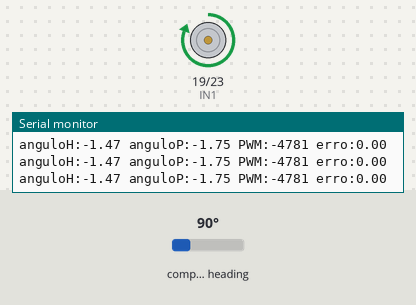
This sketch was run on a simulated ESP32. Shown: motor-driver pin pairs drawn as motors (green arrow = first pin HIGH = forward, orange = second pin HIGH = backward, longer = more drive, scaled by the enable pin), the last lines printed to the serial monitor. Wiring (inferred from the names in the program): AS5600 angle sensor at I2C address 0x36. The inputs (shaded band) are chosen by the test bench; at power-on: compass heading 90°.

Above: at 1.2 s.
1.3 s: compass heading set to 60°
2.8 s: compass heading set to 51°
At 4.0 s:
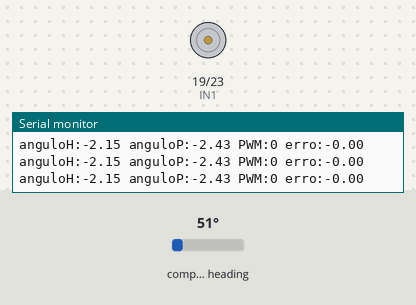
4.3 s: compass heading set to 90°
At 5.1 s:
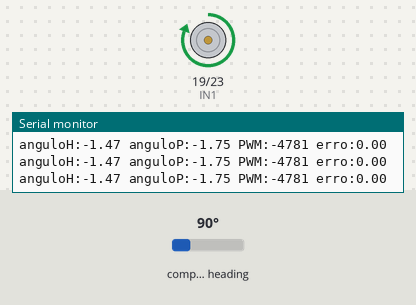
5.8 s: compass heading set to 180°
At 5.9 s:
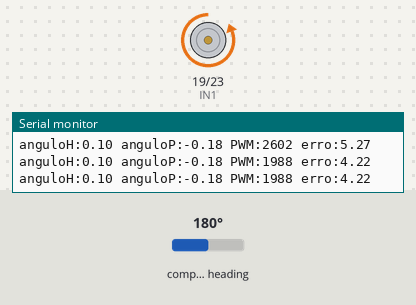
7.5 s: compass heading set to 7°
At 8.3 s:
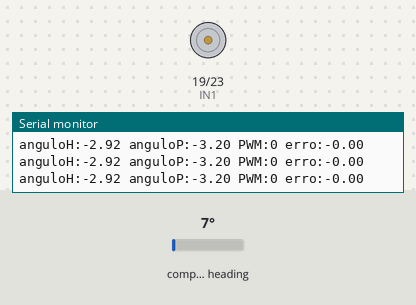
Timing chart, 0 to 10.0 s (numbered marks = the images above; inputs shaded):
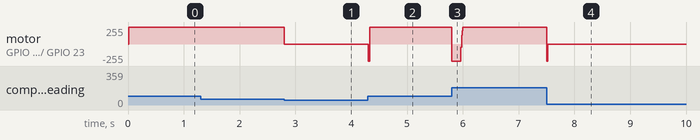

Measured:
- the behaviour switches between 54 and 53° on compass heading (found by bisection; images 0 and 1)
- after the input at 2.8 s, motor on GPIO 19 (IN1) / GPIO 23 (IN2): forward 255/255 → stopped at once
- after the input at 4.3 s, motor on GPIO 19 (IN1) / GPIO 23 (IN2): stopped → forward 255/255 at once
- after the input at 5.8 s, motor on GPIO 19 (IN1) / GPIO 23 (IN2): forward 255/255 → backward 255/255 at once, → forward 255/255 0.16 s later
- after the input at 7.5 s, motor on GPIO 19 (IN1) / GPIO 23 (IN2): forward 255/255 → stopped at once

The sketch:

PenduloCode.ino
```cpp
#include<Wire.h>
#include<L298N.h>


//Definições________________________________________________________
constexpr int8_t ENA = 18;  //Controla velocidade motor via PWM
constexpr int8_t IN1 = 19;    //Controla direção do motor
constexpr int8_t IN2 = 23;    //Controla direção do motor
constexpr float Pi = 3.14159f;
constexpr int16_t frequencia = 5000; //frequencia do PWM
constexpr int8_t resolucao = 8; // PWM vai de 0 a 255
constexpr int8_t AS5600_ENDERECO = 0x36;//Endereço padrão do Sensor
constexpr int REG_HIGH = 0x0E;//Endereço do Reg com bit mais signif
constexpr int REG_LOW = 0x0F;//Endereço do Reg com bit menos signif
constexpr float_t KP=40; // Ganho Proporcional
constexpr float_t KI=0; // Ganho Integrador
constexpr float_t KD=0; // Ganho Derivativo
constexpr float_t anguloMaxHorario = -2.10f; // Ang max quando dir = 1
constexpr float_t anguloMaxAntiHorario = 2.4f;// Ang max quando dir = 2;
constexpr float_t setPoint = 0; //angulo em que o pendulo deve ficar equilibrado
constexpr float_t k1 = 3.0f;
constexpr float_t k2 = 4.4f;
constexpr float_t k3 = 88.60f;
constexpr float_t k4 = 15.0f;
//constexpr float_t C1 = 0; // constante  dada por (Resistencia de Armadura(Ra)/Constante do torque(kt))que multiplica o torque
//constexpr float_t C2 = 1; // constante dada por [(constanteElétrica(kv)/constante do torque(kt)] que multiplica a velocidade angular do motor. acho que são iguais, então C2=1
constexpr float_t V2Pgain = 30.0f; //valor que converte 0V-5V em 0 - 255
constexpr float_t margemEquilibrio = 0.5;
constexpr float_t filtro_alfa = 0.20f;//Constante do Filtro Passa-Baixas das velocidades
constexpr float_t TS = 10;
constexpr float_t dt = TS/1000;
constexpr float_t margemSwingUp = 0.5f;


//Declaração de variáveis__________________________________________
int16_t PWM;// guarda o pwm que será enviado a ponteH
float_t anguloHaste;//Guarda ângulo da haste
float_t anguloPendulo;//Guarda ângulo do pêndulo
float_t anguloHasteAnterior;//Guarda ângulo da haste
float_t anguloPenduloAnterior;//Guarda ângulo do pêndulo
float_t vHaste;//Guarda velocidade filtrada da haste
float_t vPendulo;//Guarda velocidade filtrada do pêndulo
float_t vHasteBruta;
float_t vPenduloBruta;
float_t erro;
float_t ultimoErro;
float_t integrador;
float_t derivativo;
float_t torque;


float_t tempo;
unsigned long ultimoTempo;
TwoWire sensorHaste = TwoWire(0);
TwoWire sensorPendulo = TwoWire(1);


//Funções para ler dados dos Sensores ______________________________
float lerAngulo(TwoWire& sensor)
{
  sensor.beginTransmission(AS5600_ENDERECO);
  sensor.write(REG_HIGH);

  if(sensor.endTransmission() != 0)
  {
    Serial.println("Erro de comunicacao com AS5600");
  return 10.0f;
  }

  sensor.requestFrom(AS5600_ENDERECO,2);
  if(sensor.available()>=2)
  {
    byte highByte=sensor.read();
    byte lowByte=sensor.read();
    int angulo = ((highByte & 0x0F) << 8)| lowByte;
    return ((angulo*2*Pi)/4096.0f);
  }
  return 10.0f;
}


//CALCULAR E FILTRAR VELOCIDADES_______________________________________________________
inline void calcularVelocidades()
{

  vHasteBruta = (anguloHaste - anguloHasteAnterior)/dt;
  vPenduloBruta = (anguloPendulo - anguloPenduloAnterior)/dt;


  anguloHasteAnterior = anguloHaste;
  anguloPenduloAnterior = anguloPendulo;


  vHaste = (filtro_alfa*vHasteBruta)+((1.0f - filtro_alfa)*vHaste);
  vPendulo = (filtro_alfa*vPenduloBruta)+((1.0f - filtro_alfa)*vPendulo);

}


//ATUAÇÃO DO MOTOR______________________________________________
inline void atuarMotor()
{
  //define a direção
  if(PWM<0)
  {
    digitalWrite(IN1,HIGH);
    digitalWrite(IN2,LOW);
  }else if(PWM > 0)
  {
    digitalWrite(IN1,LOW);
    digitalWrite(IN2,HIGH);
  }else
  {
    digitalWrite(IN1,LOW);
    digitalWrite(IN2,LOW);
  }

  ledcWrite(ENA,abs(PWM)); // aplica o PWM na PonteH
}


//Função de segurança_______________________________________________
inline void seguranca()
{
  if(PWM<0 && anguloHaste <= (anguloMaxHorario))
  {
    PWM = 0;
  }else if(PWM>0 && anguloHaste >= (anguloMaxAntiHorario))
  {
    PWM = 0;
  }
  if(anguloHaste==6.96f)
  {
    PWM = 0;
  }
}


/*
inline void PenduloToCentro()
{
  if(anguloHaste>0)
  {
    do
    {
      PWM = -180;
      atuarMotor();
    }while(anguloHaste>0);
    return;
  }
  if(anguloHaste<0)
  {
    do
    {
      PWM = 180;
      atuarMotor();
    }while(anguloHaste<0);
    return;
  }
}


//Função de Controle PID____________________________________________
inline void PID()
{
    erro = anguloPendulo;
    integrador += erro * dt;
    derivativo = ((erro-ultimoErro)/dt);
    ultimoErro = erro;
    PWM = (int)((KP*erro + KI*integrador + KD*derivativo)*51);
}
*/


//Função SwingUP______________________________________________________
inline void swingUP()
{
 	//Implementar Lógica Swing Up
}


//Função LQR__________________________________________________________
inline void LQR()
{
      calcularVelocidades();
      torque=(k1*anguloHaste + k2*vHaste + k3*anguloPendulo + k4*vPendulo);
      PWM = torque*V2Pgain;
      //PWM = (torque*C1-vHaste*C2)*V2Pgain;

}


//SETUP_________________________________________________________
void setup()
{
  //Inicializando comunicação Serial
  Serial.begin(115200);
  //Inicialização de pinos
  pinMode(IN1,OUTPUT);
  pinMode(IN2,OUTPUT);
  ledcAttach(ENA,frequencia,resolucao);// Habilita o pino ENA como pino PWM e configura o PWM
  //Inicialização AS5600
  sensorHaste.begin(21,22);
  sensorPendulo.begin(25,26);
  PWM = 0;
  ultimoTempo = 0;
  ultimoErro = 0;
  integrador = 0;
  atuarMotor();
  anguloHaste = lerAngulo(sensorHaste)-3.04;
  anguloPendulo = lerAngulo(sensorPendulo)-3.32f;
  anguloHasteAnterior = anguloHaste;
  anguloPenduloAnterior = anguloPendulo;
  vHaste = 0;
  vPendulo = 0;
}


//LOOP__________________________________________________________
void loop()
{

  anguloHaste = lerAngulo(sensorHaste)-3.04;
  anguloPendulo = lerAngulo(sensorPendulo)-3.32f;

  //if(anguloPendulo<margemEquilibrio && anguloPendulo>-margemEquilibrio)
  //{
    tempo = millis()-ultimoTempo;
    if(tempo>=TS)
    {
      LQR();
      ultimoTempo+=TS;
    }
    seguranca();
    atuarMotor();
  //}else
  /*{
    //PWM = 180;
    tempo = millis()-ultimoTempo;
    if(tempo>=TS)
    {
      swingUP();
      ultimoTempo+=TS;
    }

    seguranca();
    atuarMotor();
  }*/
  Serial.print("anguloH:");
  Serial.print(anguloHaste);
  Serial.print(" anguloP:");
  Serial.print(anguloPendulo);
  Serial.print(" PWM:");
  Serial.print(PWM);
  Serial.print(" erro:");
  Serial.print(vPendulo);
  Serial.println("");
}
```
